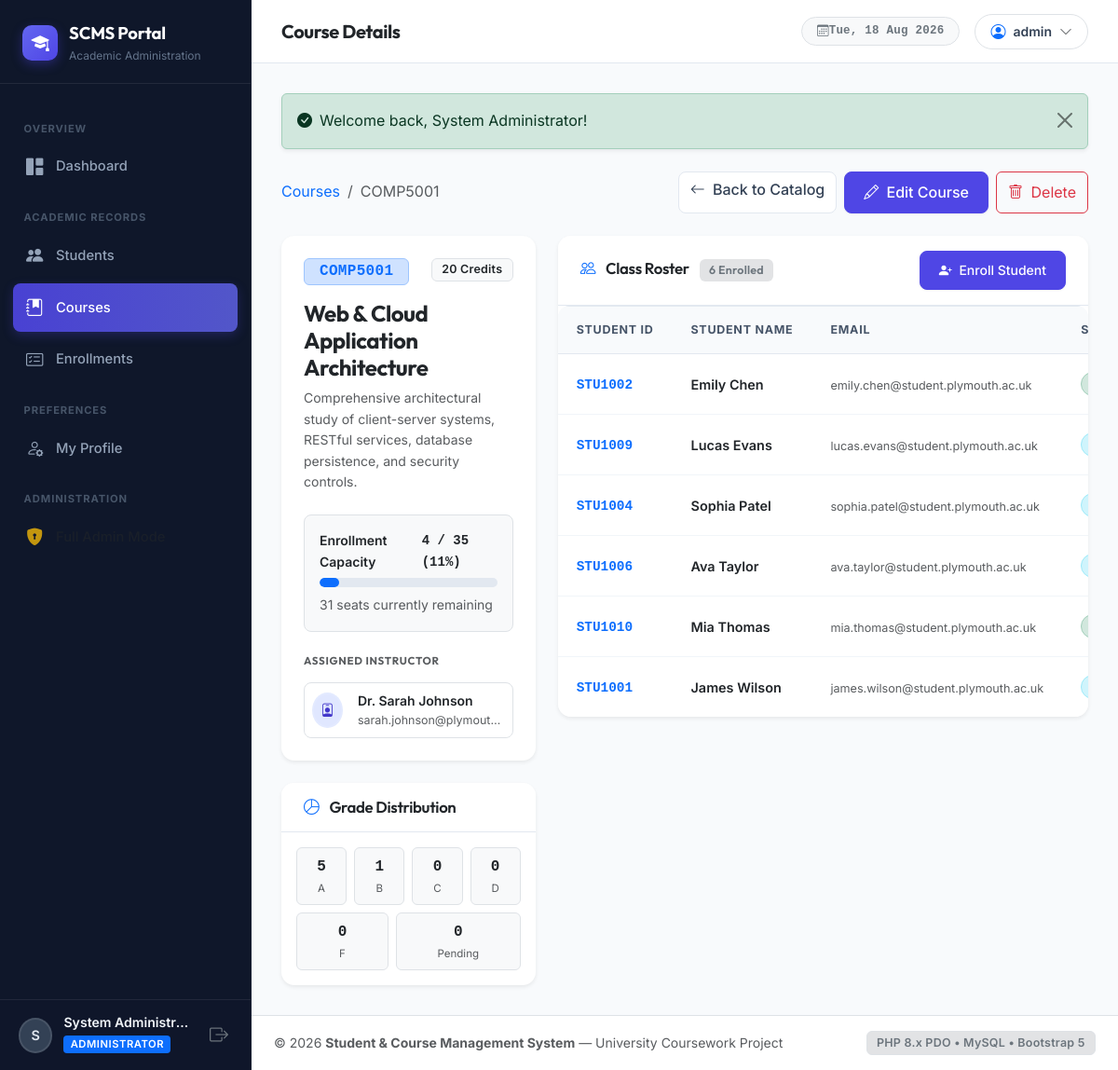
The page /courses/view.php?id=1 (signed in) on the database its author committed.
### tables this page shows
CREATE TABLE IF NOT EXISTS courses (
    id INT AUTO_INCREMENT PRIMARY KEY,
    course_code VARCHAR(20) NOT NULL UNIQUE,
    course_name VARCHAR(100) NOT NULL,
    description TEXT NULL,
    credits INT NOT NULL DEFAULT 3,
    capacity INT NOT NULL DEFAULT 30,
    lecturer_id INT NULL,
    created_at TIMESTAMP DEFAULT CURRENT_TIMESTAMP,
    updated_at TIMESTAMP DEFAULT CURRENT_TIMESTAMP ON UPDATE CURRENT_TIMESTAMP,
    INDEX idx_course_lecturer (lecturer_id),
    CONSTRAINT fk_courses_lecturer FOREIGN KEY (lecturer_id) REFERENCES users(id) ON DELETE SET NULL
);

CREATE TABLE IF NOT EXISTS users (
    id INT AUTO_INCREMENT PRIMARY KEY,
    username VARCHAR(50) NOT NULL UNIQUE,
    password VARCHAR(255) NOT NULL,
    full_name VARCHAR(100) NOT NULL,
    email VARCHAR(100) NOT NULL UNIQUE,
    role ENUM('admin','lecturer') NOT NULL DEFAULT 'lecturer',
    created_at TIMESTAMP DEFAULT CURRENT_TIMESTAMP
);

CREATE TABLE IF NOT EXISTS enrollments (
    id INT AUTO_INCREMENT PRIMARY KEY,
    student_id INT NOT NULL,
    course_id INT NOT NULL,
    enrollment_date DATE NOT NULL,
    grade VARCHAR(2) NULL,
    status ENUM('enrolled','completed','dropped') NOT NULL DEFAULT 'enrolled',
    created_at TIMESTAMP DEFAULT CURRENT_TIMESTAMP,
    updated_at TIMESTAMP DEFAULT CURRENT_TIMESTAMP ON UPDATE CURRENT_TIMESTAMP,
    UNIQUE KEY unique_enrollment (student_id, course_id),
    INDEX idx_enrollment_student (student_id),
    INDEX idx_enrollment_course (course_id),
    CONSTRAINT fk_enrollments_student FOREIGN KEY (student_id) REFERENCES students(id) ON DELETE CASCADE,
    CONSTRAINT fk_enrollments_course FOREIGN KEY (course_id) REFERENCES courses(id) ON DELETE CASCADE
);

CREATE TABLE IF NOT EXISTS students (
    id INT AUTO_INCREMENT PRIMARY KEY,
    student_number VARCHAR(20) NOT NULL UNIQUE,
    first_name VARCHAR(50) NOT NULL,
    last_name VARCHAR(50) NOT NULL,
    email VARCHAR(100) NOT NULL UNIQUE,
    phone VARCHAR(20) NULL,
    date_of_birth DATE NULL,
    address VARCHAR(255) NULL,
    enrollment_date DATE NOT NULL,
    status ENUM('active','inactive','graduated') NOT NULL DEFAULT 'active',
    created_at TIMESTAMP DEFAULT CURRENT_TIMESTAMP,
    updated_at TIMESTAMP DEFAULT CURRENT_TIMESTAMP ON UPDATE CURRENT_TIMESTAMP
);

### includes/auth.php (called while the page is built, shortened)
<?php
function is_logged_in(): bool {
    return isset($_SESSION['user_id']) && !empty($_SESSION['user_id']);
}
function is_admin(): bool {
    return is_logged_in() && (($_SESSION['role'] ?? '') === 'admin');
}
function get_app_url(string $path = ''): string {
    $script_name = str_replace('\\', '/', $_SERVER['SCRIPT_NAME'] ?? '');
    $script_dir = dirname($script_name);
    $subdirs = ['/students', '/courses', '/enrollments', '/auth', '/config', '/includes'];
    foreach ($subdirs as $dir) {
        if (str_ends_with($script_dir, $dir)) {
            $script_dir = substr($script_dir, 0, -strlen($dir));
            break;
        }
    }
    $base = rtrim($script_dir, '/');
    return ($base === '' ? '' : $base) . '/' . ltrim($path, '/');
}

### courses/view.php (the view, shortened to what this page needs)
<?php
require_once __DIR__ . '/../includes/header.php';
$pdo = get_db();
$id = (int)($_GET['id'] ?? 0);
$stmt = $pdo->prepare("
    SELECT
        c.*,
        u.full_name AS lecturer_name,
        u.email AS lecturer_email
    FROM courses c
    LEFT JOIN users u ON c.lecturer_id = u.id
    WHERE c.id = :id
    LIMIT 1
");
$stmt->execute([':id' => $id]);
$course = $stmt->fetch();
$roster_stmt = $pdo->prepare("
    SELECT
        e.id AS enrollment_id,
        e.enrollment_date,
        e.grade,
        e.status AS enrollment_status,
        s.id AS student_id,
        s.student_number,
        s.first_name,
        s.last_name,
        s.email AS student_email,
        s.status AS student_academic_status
    FROM enrollments e
    INNER JOIN students s ON e.student_id = s.id
    WHERE e.course_id = :course_id
    ORDER BY s.last_name ASC, s.first_name ASC
");
$roster_stmt->execute([':course_id' => $id]);
$roster = $roster_stmt->fetchAll();
$total_enrolled_all = count($roster);
$active_enrolled = 0;
$grade_counts = ['A' => 0, 'B' => 0, 'C' => 0, 'D' => 0, 'F' => 0, 'Pending' => 0];
foreach ($roster as $r) {
    if ($r['enrollment_status'] === 'enrolled') {
        $active_enrolled++;
    }
    if (!empty($r['grade'])) {
        $first_char = strtoupper(substr(trim($r['grade']), 0, 1));
        if (isset($grade_counts[$first_char])) {
            $grade_counts[$first_char]++;
        }
    } else {
        $grade_counts['Pending']++;
    }
}
$cap = max(1, (int)$course['capacity']);
$percent_filled = min(100, (int)round(($active_enrolled / $cap) * 100));
$bar_color = $percent_filled >= 90 ? 'bg-danger' : ($percent_filled >= 70 ? 'bg-warning' : 'bg-primary');
?>
<div class="d-flex flex-column flex-md-row justify-content-between align-items-md-center gap-3 mb-4">
    <nav aria-label="breadcrumb">
        <ol class="breadcrumb mb-0">
            <li class="breadcrumb-item"><a href="<?= e(get_app_url('courses/list.php')) ?>" class="text-decoration-none">Courses</a></li>
            <li class="breadcrumb-item active" aria-current="page"><?= e($course['course_code']) ?></li>
        </ol>
    </nav>
    <div class="d-flex gap-2">
        <a href="<?= e(get_app_url('courses/list.php')) ?>" class="btn btn-light">
            <i class="bi bi-arrow-left me-1"></i> Back to Catalog
        </a>
        <?php if (is_admin()): ?>
            <a href="<?= e(get_app_url('courses/edit.php?id=' . $id)) ?>" class="btn btn-primary">
                <i class="bi bi-pencil me-1"></i> Edit Course
            </a>
            <button type="button"
                    class="btn btn-outline-danger delete-btn"
                    data-id="<?= e($course['id']) ?>"
                    data-name="<?= e($course['course_code'] . ' - ' . $course['course_name']) ?>"
                    data-action="<?= e(get_app_url('courses/delete.php')) ?>">
                <i class="bi bi-trash me-1"></i> Delete
            </button>
        <?php endif; ?>
    </div>
</div>
<div class="row g-4">
    <div class="col-12 col-lg-4">
        <div class="card shadow-sm border-0 mb-4">
            <div class="card-body p-4">
                <div class="d-flex justify-content-between align-items-start mb-3">
                    <span class="badge bg-primary-subtle text-primary border border-primary-subtle font-monospace px-3 py-1.5 fs-6">
                        <?= e($course['course_code']) ?>
                    </span>
                    <span class="badge bg-light text-dark border">
                        <?= e($course['credits']) ?> Credits
                    </span>
                </div>
                <h4 class="font-heading fw-bold text-dark mb-2"><?= e($course['course_name']) ?></h4>
                <p class="text-muted small mb-4"><?= e($course['description'] ?: 'No module description provided.') ?></p>
                <div class="p-3 bg-light rounded-3 border mb-4">
                    <div class="d-flex justify-content-between align-items-center small mb-1">
                        <span class="fw-semibold text-dark">Enrollment Capacity</span>
                        <span class="font-monospace fw-bold text-dark"><?= $active_enrolled ?> / <?= $cap ?> (<?= $percent_filled ?>%)</span>
                    </div>
                    <div class="capacity-progress-container" style="height: 10px;">
                        <div class="capacity-progress-bar <?= $bar_color ?>" style="width: <?= $percent_filled ?>%;"></div>
                    </div>
                    <div class="small text-muted mt-2">
                        <?= max(0, $cap - $active_enrolled) ?> seats currently remaining
                    </div>
                </div>
                <h6 class="text-uppercase fw-bold text-muted mb-3" style="font-size: 0.72rem; letter-spacing: 0.06em;">
                    Assigned Instructor
                </h6>
                <div class="d-flex align-items-center gap-3 p-2 border rounded-3 bg-white">
                    <div class="user-avatar" style="background: #e0e7ff; color: #4338ca;">
                        <i class="bi bi-person-badge"></i>
                    </div>
                    <div class="overflow-hidden">
                        <div class="fw-semibold text-dark text-truncate small"><?= e($course['lecturer_name'] ?: 'Unassigned') ?></div>
                        <div class="text-muted small text-truncate" style="font-size: 0.78rem;"><?= e($course['lecturer_email'] ?: 'No email on file') ?></div>
                    </div>
                </div>
            </div>
        </div>
        <div class="card shadow-sm border-0">
            <div class="card-header bg-white py-3">
                <h6 class="card-header-title text-dark">
                    <i class="bi bi-pie-chart text-primary me-2"></i> Grade Distribution
                </h6>
            </div>
            <div class="card-body p-3">
                <div class="d-flex flex-wrap gap-2 justify-content-between text-center">
                    <?php foreach (['A', 'B', 'C', 'D', 'F', 'Pending'] as $g): ?>
                        <div class="p-2 border rounded bg-light flex-grow-1" style="min-width: 45px;">
                            <div class="fw-bold font-monospace text-dark"><?= $grade_counts[$g] ?></div>
                            <div class="text-muted" style="font-size: 0.72rem;"><?= $g ?></div>
                        </div>
                    <?php endforeach; ?>
                </div>
            </div>
        </div>
    </div>
    <div class="col-12 col-lg-8">
        <div class="card shadow-sm border-0">
            <div class="card-header bg-white py-3 d-flex justify-content-between align-items-center">
                <h5 class="card-header-title text-dark mb-0">
                    <i class="bi bi-people text-primary me-2"></i> Class Roster
                    <span class="badge bg-secondary-subtle text-secondary ms-2"><?= $total_enrolled_all ?> Enrolled</span>
                </h5>
                <?php if (is_admin() && $active_enrolled < $cap): ?>
                    <a href="<?= e(get_app_url('enrollments/add.php?course_id=' . $id)) ?>" class="btn btn-sm btn-primary">
                        <i class="bi bi-person-plus-fill me-1"></i> Enroll Student
                    </a>
                <?php endif; ?>
            </div>
            <div class="table-responsive">
                <table class="table custom-table">
                    <thead>
                        <tr>
                            <th>Student ID</th>
                            <th>Student Name</th>
                            <th>Email</th>
                            <th>Status</th>
                        </tr>
                    </thead>
                    <tbody>
                        <?php if (empty($roster)): ?>
                            <tr>
                                <td colspan="6">
                                    <div class="empty-state py-4">
                                        <div class="empty-state-icon" style="width: 48px; height: 48px; font-size: 1.5rem;">
                                            <i class="bi bi-people"></i>
                                        </div>
                                        <h6 class="empty-state-title">No Students Enrolled</h6>
                                        <p class="empty-state-desc small mb-3">No students are currently registered in this course module.</p>
                                        <?php if (is_admin()): ?>
                                            <a href="<?= e(get_app_url('enrollments/add.php?course_id=' . $id)) ?>" class="btn btn-sm btn-primary">
                                                <i class="bi bi-person-plus-fill me-1"></i> Enroll Student
                                            </a>
                                        <?php endif; ?>
                                    </div>
                                </td>
                            </tr>
                        <?php else: ?>
                            <?php foreach ($roster as $r): ?>
                                <tr>
                                    <td>
                                        <a href="<?= e(get_app_url('students/view.php?id=' . $r['student_id'])) ?>" class="font-monospace fw-bold text-primary text-decoration-none">
                                            <?= e($r['student_number']) ?>
                                        </a>
                                    </td>
                                    <td>
                                        <span class="fw-semibold text-dark"><?= e($r['first_name'] . ' ' . $r['last_name']) ?></span>
                                    </td>
                                    <td>
                                        <span class="text-muted small"><?= e($r['student_email']) ?></span>
                                    </td>
                                    <td>
                                        <?= render_status_badge($r['enrollment_status']) ?>
                                    </td>
                                </tr>
                            <?php endforeach; ?>
                        <?php endif; ?>
                    </tbody>
                </table>
            </div>
        </div>
    </div>
</div>
<?php require_once __DIR__ . '/../includes/footer.php'; ?>

### rows shown on the page
courses: course_code "COMP5001", credits "20", course_name "Web & Cloud Application Architecture", description "Comprehensive architectural study of client-server systems, RESTful services, database persistence, and security controls.", capacity "35", capacity "11", max(0,$cap-$active_enrolled) "31", lecturer.full_name "Dr. Sarah Johnson", lecturer.email "sarah.johnson@plymout…"
enrollments: student.student_number "STU1002", student.last_name "Emily Chen", student.email "emily.chen@student.plymouth.ac.uk"
enrollments: student.student_number "STU1009", student.last_name "Lucas Evans", student.email "lucas.evans@student.plymouth.ac.uk"
enrollments: student.student_number "STU1004", student.last_name "Sophia Patel", student.email "sophia.patel@student.plymouth.ac.uk"
enrollments: student.student_number "STU1006", student.last_name "Ava Taylor", student.email "ava.taylor@student.plymouth.ac.uk"
enrollments: student.student_number "STU1010", student.last_name "Mia Thomas", student.email "mia.thomas@student.plymouth.ac.uk"
enrollments: student.student_number "STU1001", student.last_name "James Wilson", student.email "james.wilson@student.plymouth.ac.uk"

### other values the page prints
substr($current_user['full_name'] ?? 'U', 0, 1) "S"
$current_user['full_name'] "System Administr…"
$page_title "Course Details"
$current_user['username'] "admin"
$text "Welcome back, System Administrator!"
$active_enrolled "4"
$grade_counts[$g] "5"
$g "A"
$grade_counts[$g] "1"
$g "B"
$grade_counts[$g] "0"
$g "C"
$g "D"
$g "F"
$g "Pending"
